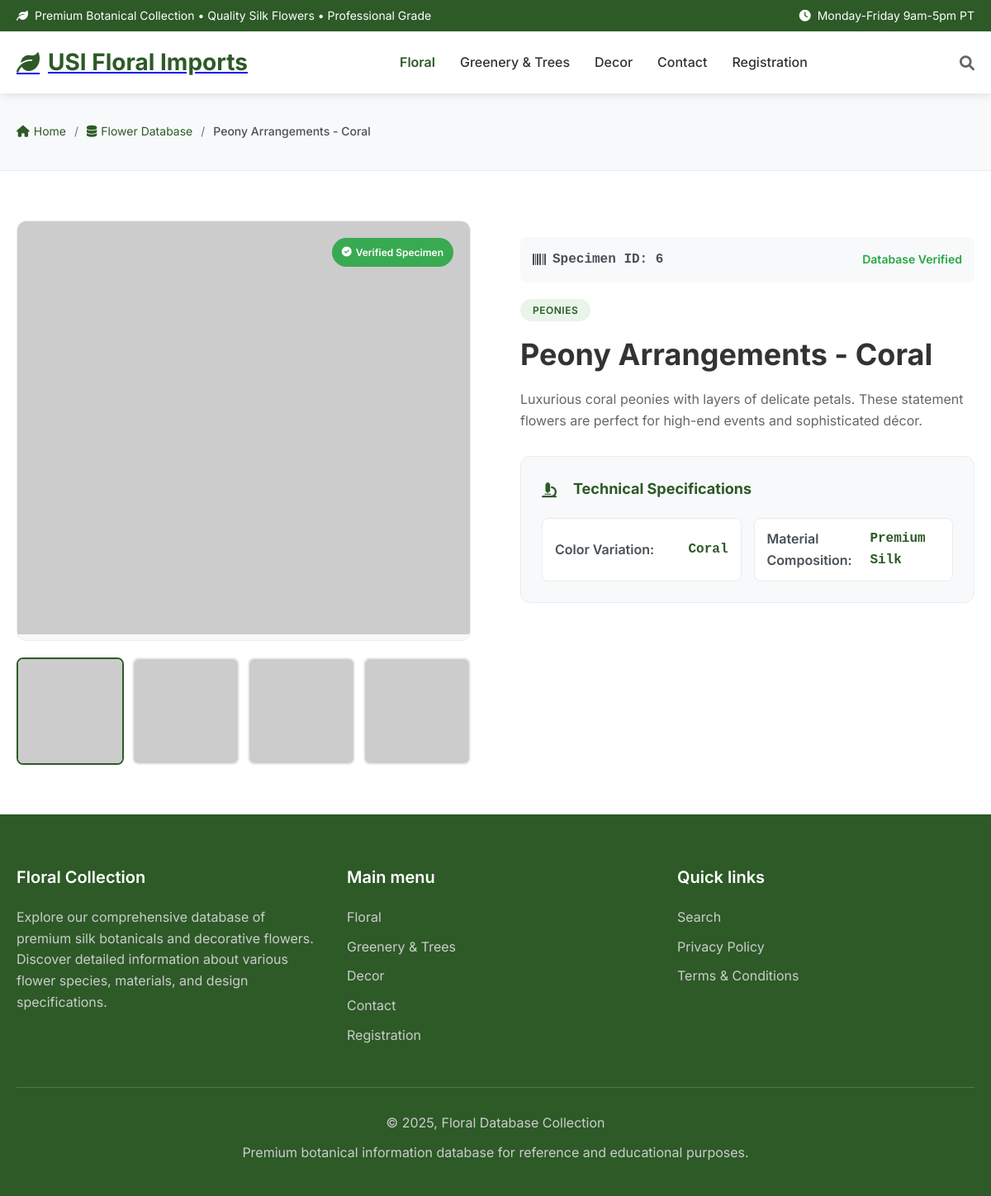
The app's page /product-detail.php?id=6 with its own data.
### tables this page shows
CREATE TABLE products (
    id INT AUTO_INCREMENT PRIMARY KEY,
    name VARCHAR(200) NOT NULL,
    slug VARCHAR(200) NOT NULL UNIQUE,
    description TEXT,
    short_description VARCHAR(500),
    category_id INT NOT NULL,
    price DECIMAL(10,2) NOT NULL,
    wholesale_price DECIMAL(10,2),
    min_quantity INT DEFAULT 1,
    min_quantity_unit VARCHAR(50) DEFAULT 'pieces',
    stock_quantity INT DEFAULT 0,
    sku VARCHAR(100) UNIQUE,
    image_url TEXT,
    gallery_images JSON,
    featured BOOLEAN DEFAULT FALSE,
    active BOOLEAN DEFAULT TRUE,
    meta_title VARCHAR(255),
    meta_description TEXT,
    weight DECIMAL(8,2),
    dimensions VARCHAR(100),
    color VARCHAR(50),
    material VARCHAR(100),
    created_at TIMESTAMP DEFAULT CURRENT_TIMESTAMP,
    updated_at TIMESTAMP DEFAULT CURRENT_TIMESTAMP ON UPDATE CURRENT_TIMESTAMP,
    
    FOREIGN KEY (category_id) REFERENCES categories(id) ON DELETE CASCADE,
    INDEX idx_category (category_id),
    INDEX idx_active (active),
    INDEX idx_featured (featured),
    INDEX idx_price (price),
    FULLTEXT idx_search (name, description, short_description)
);

CREATE TABLE categories (
    id INT AUTO_INCREMENT PRIMARY KEY,
    name VARCHAR(100) NOT NULL,
    slug VARCHAR(100) NOT NULL UNIQUE,
    description TEXT,
    image_url VARCHAR(255),
    active BOOLEAN DEFAULT TRUE,
    created_at TIMESTAMP DEFAULT CURRENT_TIMESTAMP,
    updated_at TIMESTAMP DEFAULT CURRENT_TIMESTAMP ON UPDATE CURRENT_TIMESTAMP
);

### includes/database.php (called while the page is built, shortened)
<?php
class Database {
    private static $instance = null;
    private $connection;
    private $host = 'localhost';
    private $database = 'usi_floral_db';
    private $username = 'root';
    private $password = '';
    private $charset = 'utf8mb4';
    private function __construct() {
        try {
            $dsn = "mysql:host={$this->host};dbname={$this->database};charset={$this->charset}";
            $options = [
                PDO::ATTR_ERRMODE            => PDO::ERRMODE_EXCEPTION,
                PDO::ATTR_DEFAULT_FETCH_MODE => PDO::FETCH_ASSOC,
                PDO::ATTR_EMULATE_PREPARES   => false,
            ];
            $this->connection = new PDO($dsn, $this->username, $this->password, $options);
        } catch (PDOException $e) {
            throw new PDOException("Error de conexión: " . $e->getMessage());
        }
    }
    public static function getInstance() {
        if (self::$instance === null) {
            self::$instance = new self();
        }
        return self::$instance;
    }
    public function getConnection() {
        return $this->connection;
    }
}
class ProductManager {
    private $db;
    public function __construct() {
        $this->db = Database::getInstance()->getConnection();
    }
    public function getProductById($id) {
        try {
            $sql = "SELECT
                        p.*, c.name as category_name, c.slug as category_slug
                    FROM products p
                    JOIN categories c ON p.category_id = c.id
                    WHERE p.id = ? AND p.active = TRUE";
            $stmt = $this->db->prepare($sql);
            $stmt->execute([$id]);
            return $stmt->fetch();
        } catch (Exception $e) {
            error_log("Get Product By ID Error: " . $e->getMessage());
            return false;
        }
    }
}
?>

### product-detail.php (the view, shortened to what this page needs)
<?php
$productId = $_GET['id'] ?? null;
$product = null;
try {
    require_once 'includes/database.php';
    $productManager = new ProductManager();
    try {
        $product = $productManager->getProductById($productId);
    } catch (Exception $e) {
        $errorMessage = "Error loading product: " . $e->getMessage();
    }
} catch (Exception $e) {
    $errorMessage = "Database connection error: " . $e->getMessage();
    $product = [
        'id' => $productId,
        'name' => 'Sample Product #' . $productId,
        'description' => 'This is a sample product because the database is not connected. Please run setup-database.php first.',
        'short_description' => 'Sample product',
        'price' => 45.99,
        'wholesale_price' => 32.00,
        'stock_quantity' => 150,
        'sku' => 'SAMPLE-' . str_pad($productId, 3, '0', STR_PAD_LEFT),
        'image_url' => 'https://via.placeholder.com/600x600/e8f5e8/2d5a27?text=Sample+Product+' . $productId,
        'color' => 'Sample Color',
        'material' => 'Sample Material',
        'category_name' => 'Sample Category'
    ];
}
?>
<!DOCTYPE html>
<html lang="en">
<head>
    <link rel="stylesheet" href="css/style.css">
    <link href="https://cdnjs.cloudflare.com/ajax/libs/font-awesome/6.0.0/css/all.min.css" rel="stylesheet">
</head>
<body>
    <header class="header">
        <div class="header-top">
            <div class="container">
                <div class="header-info">
                    <span><i class="fas fa-leaf"></i> Premium Botanical Collection • Quality Silk Flowers • Professional Grade</span>
                    <span><i class="fas fa-clock"></i> Monday-Friday 9am-5pm PT</span>
                </div>
            </div>
        </div>
        <div class="header-main">
            <div class="container">
                <div class="header-content">
                    <div class="logo">
                        <a href="index.php"><h1><i class="fas fa-leaf"></i> USI Floral Imports</h1></a>
                    </div>
                    <nav class="main-nav">
                        <ul>
                            <li><a href="floral.php" class="active">Floral</a></li>
                            <li><a href="greenery.php">Greenery & Trees</a></li>
                            <li><a href="decor.php">Decor</a></li>
                            <li><a href="contact.php">Contact</a></li>
                            <li><a href="registration.php">Registration</a></li>
                        </ul>
                    </nav>
                    <div class="header-actions">
                        <i class="fas fa-search search-icon"></i>
                    </div>
                </div>
            </div>
        </div>
    </header>
    <section class="breadcrumb-section">
        <div class="container">
            <nav class="breadcrumb">
                <a href="index.php"><i class="fas fa-home"></i> Home</a>
                <span class="separator">/</span>
                <a href="floral.php"><i class="fas fa-database"></i> Flower Database</a>
                <span class="separator">/</span>
                <span class="current"><?php echo $product ? htmlspecialchars($product['name']) : 'Product Detail'; ?></span>
            </nav>
        </div>
    </section>
    <?php if ($product): ?>
    <section class="product-detail-section">
        <div class="container">
            <div class="product-detail-grid">
                <div class="product-image-section">
                    <div class="main-image">
                        <img src="<?php echo htmlspecialchars($product['image_url']); ?>"
                             alt="<?php echo htmlspecialchars($product['name']); ?>"
                             onerror="this.src='https://via.placeholder.com/600x600/e8f5e8/2d5a27?text=🌸+<?php echo urlencode($product['name']); ?>'">
                        <div class="image-badge">
                            <i class="fas fa-check-circle"></i> Verified Specimen
                        </div>
                    </div>
                    <div class="image-gallery">
                        <div class="gallery-item active">
                            <img src="<?php echo htmlspecialchars($product['image_url']); ?>" alt="Main view">
                        </div>
                        <div class="gallery-item">
                            <img src="https://via.placeholder.com/150x150/f0f8f0/2d5a27?text=Detail+1" alt="Detail view 1">
                        </div>
                        <div class="gallery-item">
                            <img src="https://via.placeholder.com/150x150/f0f8f0/2d5a27?text=Detail+2" alt="Detail view 2">
                        </div>
                        <div class="gallery-item">
                            <img src="https://via.placeholder.com/150x150/f0f8f0/2d5a27?text=Detail+3" alt="Detail view 3">
                        </div>
                    </div>
                </div>
                <div class="product-info-section">
                    <div class="product-header">
                        <div class="specimen-id">
                            <i class="fas fa-barcode"></i> Specimen ID: <?php echo $product['id']; ?>
                        </div>
                        <div class="verification-status">
                            <i class="fas fa-shield-check"></i> Database Verified
                        </div>
                    </div>
                    <div class="taxonomic-classification">
                        <span class="family-tag"><?php echo htmlspecialchars($product['category_name']); ?></span>
                    </div>
                    <h1 class="product-title"><?php echo htmlspecialchars($product['name']); ?></h1>
                    <div class="product-description">
                        <p><?php echo htmlspecialchars($product['description'] ?? $product['short_description']); ?></p>
                    </div>
                    <div class="technical-specs">
                        <h3><i class="fas fa-microscope"></i> Technical Specifications</h3>
                        <div class="specs-grid">
                            <?php if (isset($product['color']) && $product['color']): ?>
                            <div class="spec-item">
                                <span class="spec-label">Color Variation:</span>
                                <span class="spec-value"><?php echo htmlspecialchars($product['color']); ?></span>
                            </div>
                            <?php endif; ?>
                            <?php if (isset($product['material']) && $product['material']): ?>
                            <div class="spec-item">
                                <span class="spec-label">Material Composition:</span>
                                <span class="spec-value"><?php echo htmlspecialchars($product['material']); ?></span>
                            </div>
                            <?php endif; ?>
                        </div>
                    </div>
                </div>
            </div>
        </div>
    </section>
    <?php endif; ?>
    <footer class="footer">
        <div class="container">
            <div class="footer-content">
                <div class="footer-section">
                    <h4>Floral Collection</h4>
                    <p>Explore our comprehensive database of premium silk botanicals and decorative flowers. Discover detailed information about various flower species, materials, and design specifications.</p>
                </div>
                <div class="footer-section">
                    <h4>Main menu</h4>
                    <ul>
                        <li><a href="floral.php">Floral</a></li>
                        <li><a href="greenery.php">Greenery & Trees</a></li>
                        <li><a href="decor.php">Decor</a></li>
                        <li><a href="contact.php">Contact</a></li>
                        <li><a href="registration.php">Registration</a></li>
                    </ul>
                </div>
                <div class="footer-section">
                    <h4>Quick links</h4>
                    <ul>
                        <li><a href="search.php">Search</a></li>
                        <li><a href="privacy.php">Privacy Policy</a></li>
                        <li><a href="terms.php">Terms & Conditions</a></li>
                    </ul>
                </div>
            </div>
            <div class="footer-bottom">
                <p>&copy; 2025, Floral Database Collection</p>
                <p>Premium botanical information database for reference and educational purposes.</p>
            </div>
        </div>
    </footer>
</body>
</html>

### css/style.css (style rules this page uses)
* { margin: 0; padding: 0; box-sizing: border-box; }
body { font-family: 'Inter', sans-serif; line-height: 1.6; color: #333; background-color: #fff; }
.container { max-width: 1200px; margin: 0 auto; padding: 0 20px; }
.header { position: sticky; top: 0; background-color: white; box-shadow: 0 2px 10px rgba(0,0,0,0.1); z-index: 1000; }
.header-top { background-color: #2d5a27; color: white; padding: 8px 0; font-size: 14px; }
.header-info { display: flex; justify-content: space-between; align-items: center; }
.header-info span { display: flex; align-items: center; gap: 8px; }
.header-main { padding: 15px 0; }
.header-content { display: flex; justify-content: space-between; align-items: center; }
.logo h1 { color: #2d5a27; font-size: 28px; font-weight: 700; display: flex; align-items: center; gap: 10px; }
.main-nav ul { display: flex; list-style: none; gap: 30px; }
.main-nav a { text-decoration: none; color: #333; font-weight: 500; transition: color 0.3s ease; }
.header-actions { display: flex; align-items: center; gap: 20px; }
.search-icon { font-size: 18px; color: #666; cursor: pointer; }
.footer { background-color: #2d5a27; color: white; padding: 60px 0 30px; }
.footer-content { display: grid; grid-template-columns: repeat(auto-fit, minmax(250px, 1fr)); gap: 40px; margin-bottom: 40px; }
.footer-section h4 { font-size: 20px; font-weight: 600; margin-bottom: 20px; }
.footer-section ul { list-style: none; }
.footer-section ul li { margin-bottom: 10px; }
.footer-section a { color: #ccc; text-decoration: none; transition: color 0.3s ease; }
.footer-section p { color: #ccc; line-height: 1.6; }
.footer-bottom { border-top: 1px solid #4a7c43; padding-top: 30px; text-align: center; }
.footer-bottom p { color: #ccc; margin-bottom: 10px; }
.main-nav a.active { color: #2d5a27; font-weight: 600; }
.breadcrumb { margin: 20px 0; display: flex; align-items: center; gap: 10px; font-size: 0.9rem; }
.breadcrumb a { color: #2d5a27; text-decoration: none; }
.breadcrumb .separator { color: #666; }
.breadcrumb .current { color: #666; font-weight: 500; }
.flower-description, .technical-specs { margin-bottom: 30px; }
.flower-description h3, .technical-specs h3 { color: #2d5a27; margin-bottom: 15px; font-size: 1.3rem; }
.flower-description h3 i, .technical-specs h3 i { margin-right: 10px; }
.specs-grid { display: grid; gap: 15px; }
.spec-item { display: flex; align-items: center; padding: 12px; background: #f8f9fa; border-radius: 8px; }
.spec-label { font-weight: 600; color: #495057; min-width: 120px; display: flex; align-items: center; }
.spec-value { color: #666; }

### records on screen
products: name "Peony Arrangements - Coral", id "6", category.name "PEONIES", description "Luxurious coral peonies with layers of delicate petals. These statement flowers are perfect for high-end events and sophisticated décor.", color "Coral", material "Premium Silk"
